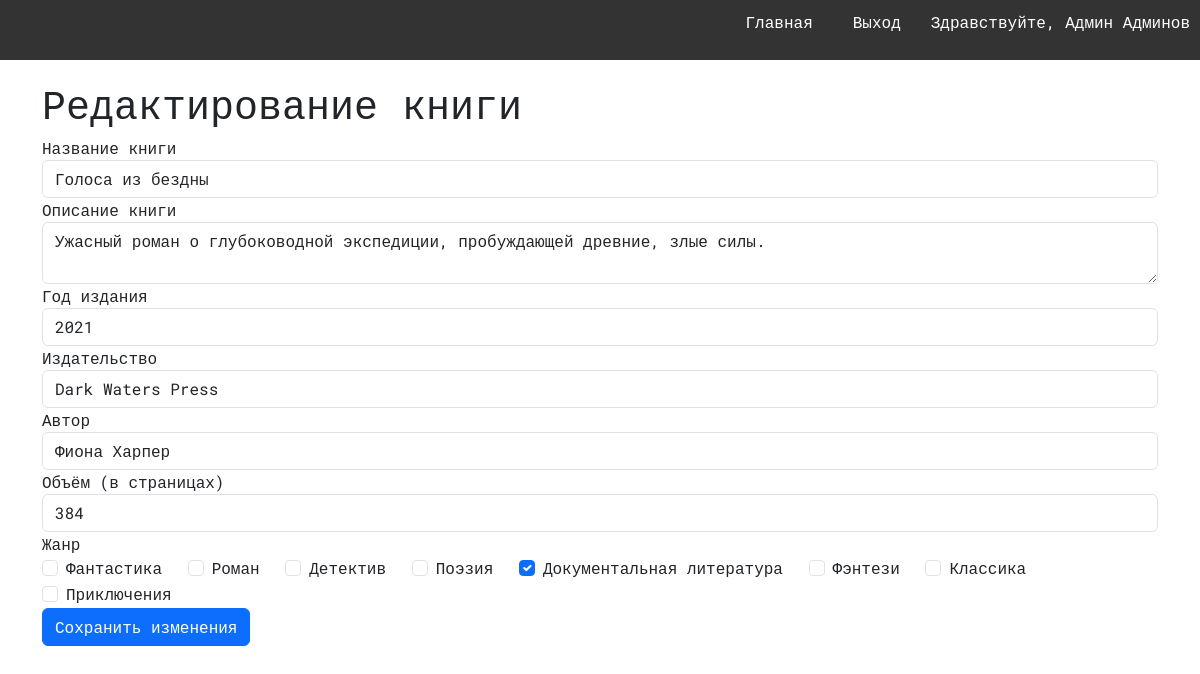
Screenshot of /book/12/edit (signed in) with the database file from the repository.
### models.py (models this page shows, shortened)
class User(db.Model, UserMixin):
    __tablename__ = 'users'
    id = db.Column(db.Integer, primary_key=True)
    username = db.Column(db.String(100), unique=True, nullable=False)
    password = db.Column(db.String(100), nullable=False)
    last_name = db.Column(db.String(100), nullable=False)
    first_name = db.Column(db.String(100), nullable=False)
    middle_name = db.Column(db.String(100))
    role_id = db.Column(db.Integer, db.ForeignKey('roles.id'), nullable=False)
    reviews = db.relationship('Review', backref='user')
    role = db.relationship('Role', backref='users')

class Book(db.Model):
    __tablename__ = 'books'
    id = db.Column(db.Integer, primary_key=True)
    title = db.Column(db.String(255), nullable=False)
    short_description = db.Column(db.Text, nullable=False)
    year = db.Column(db.Integer, nullable=False)
    publisher = db.Column(db.String(255), nullable=False)
    author = db.Column(db.String(255), nullable=False)
    page_count = db.Column(db.Integer, nullable=False)
    cover_id = db.Column(db.Integer, db.ForeignKey('covers.id'), nullable=False)
    genres = db.relationship('Genre', secondary=book_genres, backref='books')
    cover = db.relationship('Cover', backref='book')

class Genre(db.Model):
    __tablename__ = 'genres'
    id = db.Column(db.Integer, primary_key=True)
    name = db.Column(db.String(100), unique=True, nullable=False)

### books.py (the view, shortened to what this page needs)
@books.route('/book/<int:book_id>/edit', methods=['GET', 'POST'])
@login_required
def edit_book(book_id):
    book = Book.query.get_or_404(book_id)
    if current_user.role.name == 'user' and current_user.id != book.user_id:
        flash('У вас недостаточно прав для выполнения данного действия', 'warning')
        return redirect(url_for('index'))
    form = EditBookForm()
    form.title.data = book.title
    form.short_description.data = book.short_description
    form.year.data = book.year
    form.publisher.data = book.publisher
    form.author.data = book.author
    form.page_count.data = book.page_count
    selected_genres = [genre.id for genre in book.genres]
    form.genre.data = selected_genres
    return render_template('edit_book.html', form=form, book=book, selected_genres=selected_genres)

### forms.py (shortened to what this page needs)
class EditBookForm(FlaskForm):
    title = StringField('Название книги', validators=[InputRequired(), Length(max=255)])
    short_description = TextAreaField('Описание книги', validators=[InputRequired()])
    year = IntegerField('Год издания', validators=[InputRequired()])
    publisher = StringField('Издательство', validators=[InputRequired(), Length(max=255)])
    author = StringField('Автор', validators=[InputRequired(), Length(max=255)])
    page_count = IntegerField('Объём (в страницах)', validators=[InputRequired()])
    genre = MultiCheckboxField('Жанр', coerce=int)
    def __init__(self, *args, **kwargs):
        super(EditBookForm, self).__init__(*args, **kwargs)
        self.genre.choices = [(genre.id, genre.name) for genre in Genre.query.all()]

### app.py (called while the page is built)
@login_manager.user_loader
def load_user(user_id):
    return User.query.get(int(user_id))

### templates/edit_book.html (shortened to what this page needs)
{% extends 'base.html' %}
{% import 'macros.html' as macros %}
{% block content %}
<div class="container">
    <h1>Редактирование книги</h1>
    <form action="{{ url_for('books.edit_book', book_id=book.id) }}" method="post" enctype="multipart/form-data" class="book-form">
        {{ macros.render_form(form) }}
        <button type="submit" class="btn btn-primary">Сохранить изменения</button>
    </form>
</div>
{% endblock %}

### templates/macros.html (shortened to what this page needs)
{% macro render_form(form) %}
    <div class="form-group">
        {{ form.title.label(class="form-control-label") }}
        {{ form.title(class="form-control") }}
    </div>
    <div class="form-group">
        {{ form.short_description.label(class="form-control-label") }}
        {{ form.short_description(class="form-control", id='short_description') }}
    </div>
    <div class="form-group">
        {{ form.year.label(class="form-control-label") }}
        {{ form.year(class="form-control") }}
    </div>
    <div class="form-group">
        {{ form.publisher.label(class="form-control-label") }}
        {{ form.publisher(class="form-control") }}
    </div>
    <div class="form-group">
        {{ form.author.label(class="form-control-label") }}
        {{ form.author(class="form-control") }}
    </div>
    <div class="form-group">
        {{ form.page_count.label(class="form-control-label") }}
        {{ form.page_count(class="form-control") }}
    </div>
    <div class="form-group">
        {{ form.genre.label(class="form-control-label") }}
        <div class="checkbox-group">
            {% for subfield in form.genre %}
            <div class="form-check form-check-inline">
                {{ subfield(class="form-check-input") }}
                {{ subfield.label(class="form-check-label") }}
            </div>
            {% endfor %}
        </div>
    </div>
{% endmacro %}

### templates/navbar.html
<nav>
    <ul>
        <li><a href="{{ url_for('index') }}">Главная</a></li>
        {% if current_user.is_authenticated %}
            <li><a href="{{ url_for('logout') }}">Выход</a></li>
            <li><span>Здравствуйте, {{ current_user.first_name }} {{ current_user.last_name }}</span></li>
        {% else %}
            <li><a href="{{ url_for('login') }}">Вход</a></li>
            <li><a href="{{ url_for('register') }}">Регистрация</a></li>
        {% endif %}
    </ul>
</nav>

### static/styles.css (style rules this page uses)
body { font-family: "Roboto Mono", monospace; }
nav { background-color: #333; color: white; padding: 10px; text-align: center; }
nav ul { list-style-type: none; padding: 0; display: flex; justify-content: flex-end; gap: 10px; }
nav ul li { margin-left: 10px; }
nav ul li a { color: white; text-decoration: none; padding: 10px; }

### rows the page displays
User: first_name "Админ", last_name "Админов"
Book: title "Голоса из бездны", short_description "Ужасный роман о глубоководной экспедиции, пробуждающей древние, злые силы.", year "2021", publisher "Dark Waters Press", author "Фиона Харпер", page_count "384"
Genre: label "Фантастика"
Genre: label "Роман"
Genre: label "Детектив"
Genre: label "Поэзия"
Genre: label "Документальная литература"
Genre: label "Фэнтези"
Genre: label "Классика"
Genre: label "Приключения"
